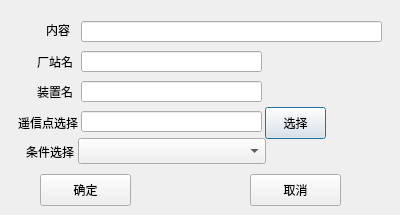
<?xml version="1.0" encoding="UTF-8"?>
<ui version="4.0">
 <class>inputPropDlg</class>
 <widget class="QDialog" name="inputPropDlg">
  <property name="geometry">
   <rect>
    <x>0</x>
    <y>0</y>
    <width>400</width>
    <height>215</height>
   </rect>
  </property>
  <property name="windowTitle">
   <string>开关量条件属性</string>
  </property>
  <widget class="QLabel" name="label">
   <property name="geometry">
    <rect>
     <x>46</x>
     <y>22</y>
     <width>31</width>
     <height>16</height>
    </rect>
   </property>
   <property name="text">
    <string>内容</string>
   </property>
  </widget>
  <widget class="QLineEdit" name="lineEdit">
   <property name="geometry">
    <rect>
     <x>81</x>
     <y>21</y>
     <width>301</width>
     <height>21</height>
    </rect>
   </property>
  </widget>
  <widget class="QLabel" name="label_2">
   <property name="geometry">
    <rect>
     <x>37</x>
     <y>54</y>
     <width>41</width>
     <height>16</height>
    </rect>
   </property>
   <property name="text">
    <string>厂站名</string>
   </property>
  </widget>
  <widget class="QLineEdit" name="lineEdit_2">
   <property name="geometry">
    <rect>
     <x>81</x>
     <y>51</y>
     <width>181</width>
     <height>21</height>
    </rect>
   </property>
  </widget>
  <widget class="QLineEdit" name="lineEdit_3">
   <property name="geometry">
    <rect>
     <x>81</x>
     <y>81</y>
     <width>181</width>
     <height>21</height>
    </rect>
   </property>
  </widget>
  <widget class="QLabel" name="label_3">
   <property name="geometry">
    <rect>
     <x>37</x>
     <y>84</y>
     <width>41</width>
     <height>16</height>
    </rect>
   </property>
   <property name="text">
    <string>装置名</string>
   </property>
  </widget>
  <widget class="QLineEdit" name="lineEdit_4">
   <property name="geometry">
    <rect>
     <x>81</x>
     <y>111</y>
     <width>181</width>
     <height>21</height>
    </rect>
   </property>
  </widget>
  <widget class="QLabel" name="label_4">
   <property name="geometry">
    <rect>
     <x>7</x>
     <y>113</y>
     <width>71</width>
     <height>20</height>
    </rect>
   </property>
   <property name="layoutDirection">
    <enum>Qt::LeftToRight</enum>
   </property>
   <property name="text">
    <string>遥信点选择</string>
   </property>
   <property name="alignment">
    <set>Qt::AlignRight|Qt::AlignTrailing|Qt::AlignVCenter</set>
   </property>
  </widget>
  <widget class="QComboBox" name="comboBox">
   <property name="geometry">
    <rect>
     <x>78</x>
     <y>138</y>
     <width>188</width>
     <height>26</height>
    </rect>
   </property>
  </widget>
  <widget class="QLabel" name="label_5">
   <property name="geometry">
    <rect>
     <x>26</x>
     <y>142</y>
     <width>51</width>
     <height>20</height>
    </rect>
   </property>
   <property name="text">
    <string>条件选择</string>
   </property>
  </widget>
  <widget class="QPushButton" name="pushButton">
   <property name="geometry">
    <rect>
     <x>265</x>
     <y>107</y>
     <width>61</width>
     <height>32</height>
    </rect>
   </property>
   <property name="text">
    <string>选择</string>
   </property>
  </widget>
  <widget class="QPushButton" name="pushButton_2">
   <property name="geometry">
    <rect>
     <x>40</x>
     <y>174</y>
     <width>91</width>
     <height>32</height>
    </rect>
   </property>
   <property name="text">
    <string>确定</string>
   </property>
  </widget>
  <widget class="QPushButton" name="pushButton_3">
   <property name="geometry">
    <rect>
     <x>250</x>
     <y>174</y>
     <width>91</width>
     <height>32</height>
    </rect>
   </property>
   <property name="text">
    <string>取消</string>
   </property>
  </widget>
 </widget>
 <resources/>
 <connections>
  <connection>
   <sender>pushButton_2</sender>
   <signal>clicked()</signal>
   <receiver>inputPropDlg</receiver>
   <slot>accept()</slot>
   <hints>
    <hint type="sourcelabel">
     <x>100</x>
     <y>187</y>
    </hint>
    <hint type="destinationlabel">
     <x>152</x>
     <y>190</y>
    </hint>
   </hints>
  </connection>
  <connection>
   <sender>pushButton_3</sender>
   <signal>clicked()</signal>
   <receiver>inputPropDlg</receiver>
   <slot>reject()</slot>
   <hints>
    <hint type="sourcelabel">
     <x>324</x>
     <y>187</y>
    </hint>
    <hint type="destinationlabel">
     <x>360</x>
     <y>188</y>
    </hint>
   </hints>
  </connection>
  <connection>
   <sender>pushButton</sender>
   <signal>clicked()</signal>
   <receiver>inputPropDlg</receiver>
   <slot>selectDigitalPoint()</slot>
   <hints>
    <hint type="sourcelabel">
     <x>296</x>
     <y>129</y>
    </hint>
    <hint type="destinationlabel">
     <x>354</x>
     <y>129</y>
    </hint>
   </hints>
  </connection>
  <connection>
   <sender>comboBox</sender>
   <signal>currentIndexChanged(int)</signal>
   <receiver>inputPropDlg</receiver>
   <slot>conditionSelect(int)</slot>
   <hints>
    <hint type="sourcelabel">
     <x>255</x>
     <y>153</y>
    </hint>
    <hint type="destinationlabel">
     <x>298</x>
     <y>151</y>
    </hint>
   </hints>
  </connection>
 </connections>
 <slots>
  <slot>selectDigitalPoint()</slot>
  <slot>conditionSelect(int)</slot>
 </slots>
</ui>
